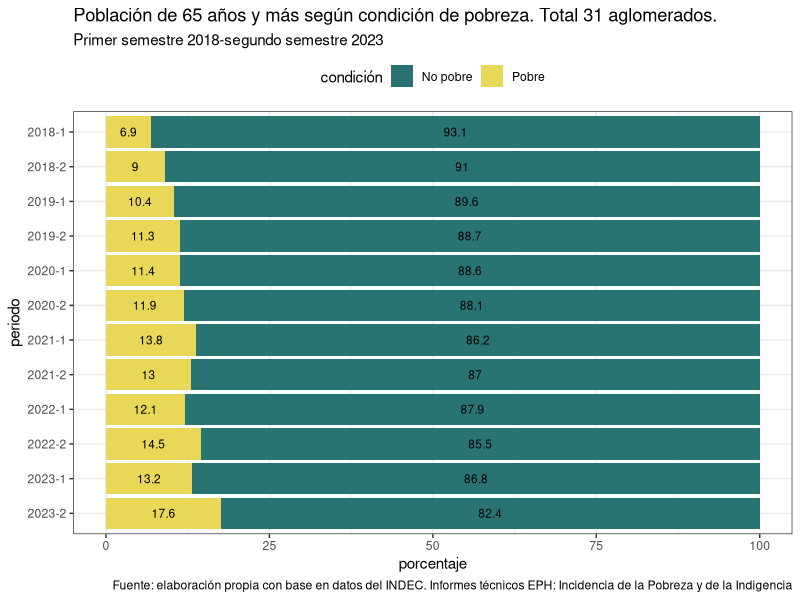
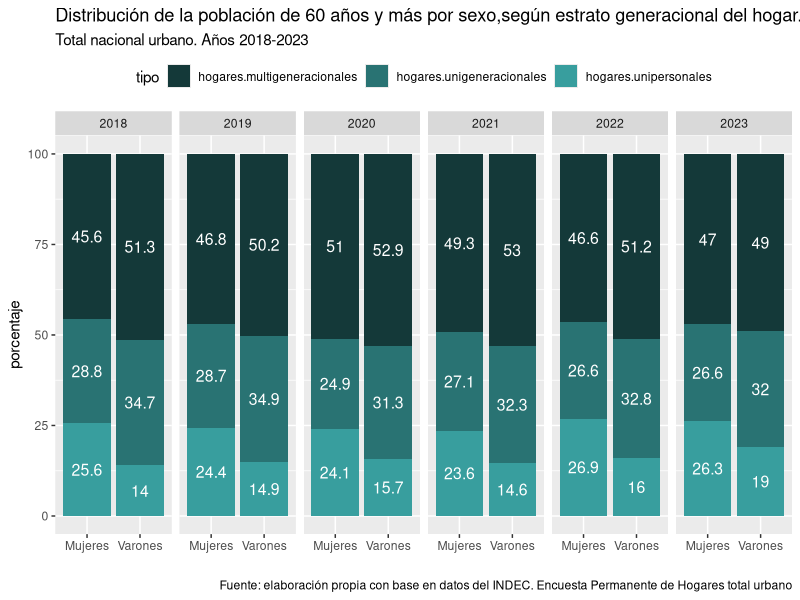
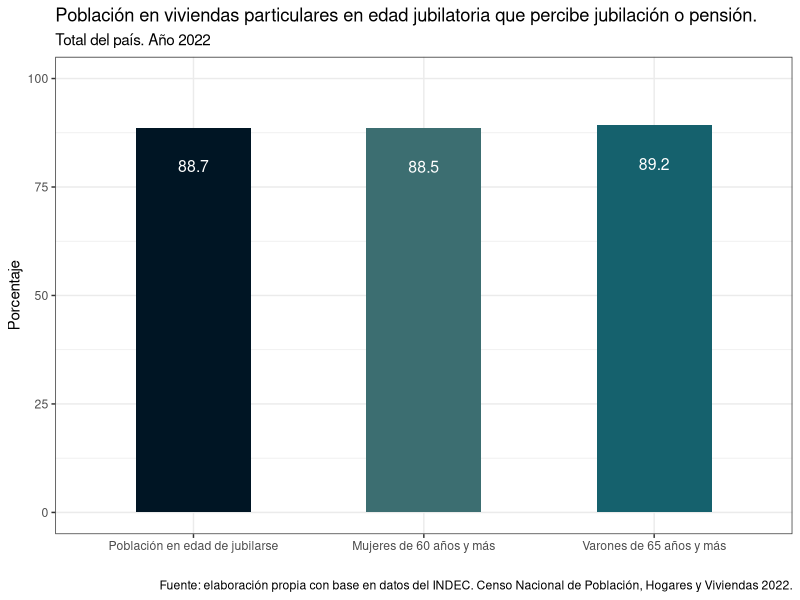
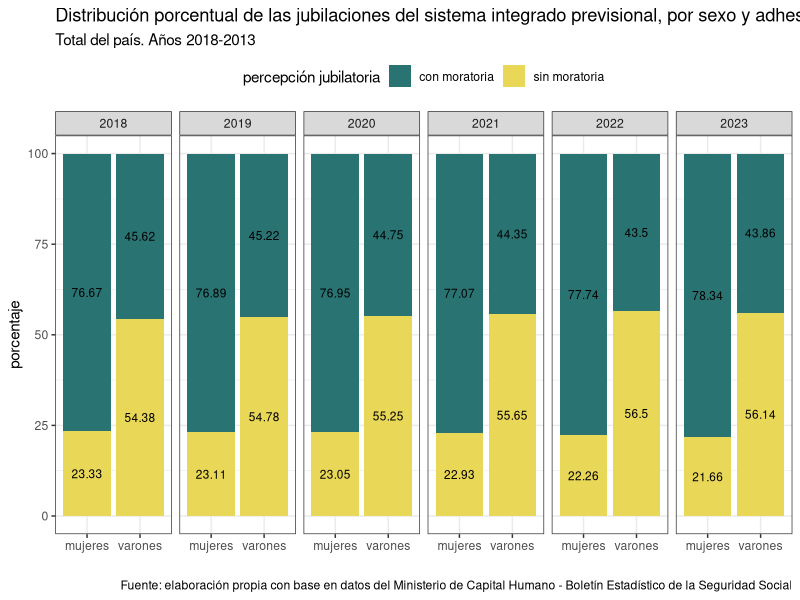
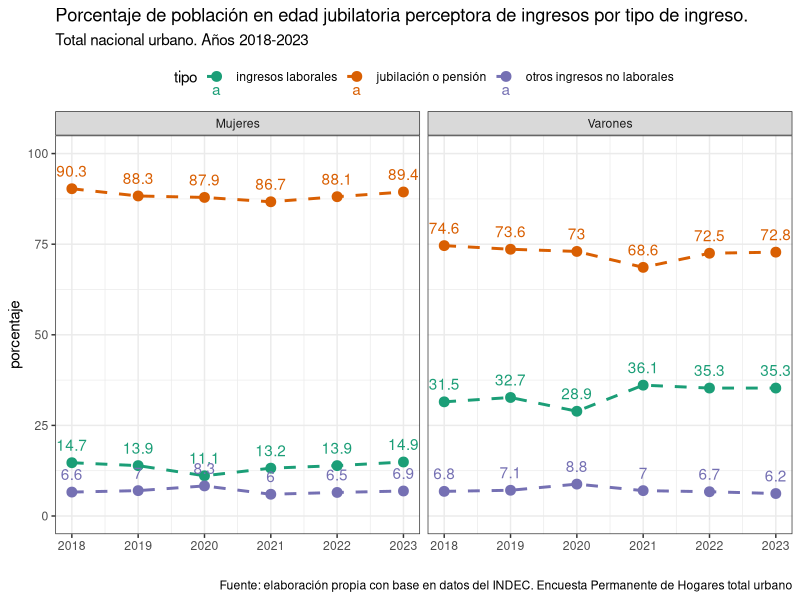

R code for these plots, in order:
## ---- chunk 1
library(tidyverse)
library(openxlsx)

# EPH
pobreza <- read.xlsx("data/datos.xlsx", sheet = "pobreza")
estrato <- read.xlsx("data/datos.xlsx", sheet = "estrato")
ingresos  <- read.xlsx("data/datos.xlsx", sheet = "ingresos")

# CAPITAL HUMANO 
bess <- read.xlsx("data/datos.xlsx", sheet = "bess-1")

# CENSO 
salud  <- read.xlsx("data/datos.xlsx", sheet = "salud")
jubilacion <- read.xlsx("data/datos.xlsx", sheet = "jubilacion")
salud2 <- read.xlsx("data/datos.xlsx", sheet = "salud2")


gpobreza <- pobreza %>% 
  select(1:2,5:6) %>% 
  pivot_longer(cols = c(3:4), names_to = "pobreza", values_to = "value") %>% 
  mutate(periodo =  paste0(anio, "-", semestre),
         pobreza = ifelse(pobreza == "no_pobres", "No pobre", "Pobre")) 


ggplot(gpobreza, aes(periodo, value, fill = pobreza)) +
  geom_col() +
  scale_fill_manual(values = c("#297373", "#e9d758")) +
  theme_bw() +
  theme(
    legend.position = "top"
  ) +
  coord_flip() +
  scale_x_discrete(limits=rev) +
  geom_text(aes(label = value, group = pobreza), 
            position = position_stack(vjust = 0.5), 
            size = 3, colour = "black") +
  labs(
    x = "periodo",
    y = "porcentaje",
    fill = "condición",
    title = "Población de 65 años y más según condición de pobreza. Total 31 aglomerados.",
    subtitle = "Primer semestre 2018-segundo semestre 2023",
    caption = "Fuente: elaboración propia con base en datos del INDEC. Informes técnicos EPH: Incidencia de la Pobreza y de la Indigencia"
  )
## ---- chunk 2

estrato <- estrato %>% 
  filter(Grupo ==  "Total",
         Sexo != "Total") %>% 
  select(1, 3, 9:11) %>% 
  pivot_longer(cols = c(3:5), names_to = "tipo", values_to = "porcentaje")




ggplot(estrato, aes(Sexo, porcentaje, fill = tipo)) +
  geom_col() +
 scale_fill_manual(values = c("#143939","#297373", "#389e9e"))+
 facet_grid(~ANO4) +
#   theme_light() +
  labs(
    title = "Distribución de la población de 60 años y más por sexo,según estrato generacional del hogar.",
    subtitle = "Total nacional urbano. Años 2018-2023",
    y = "porcentaje",
    caption = "Fuente: elaboración propia con base en datos del INDEC. Encuesta Permanente de Hogares total urbano",
    x = " "
  ) +
  geom_text(aes(label = porcentaje, group = Sexo),
            position = position_stack(vjust = .5),size = 4, colour = "white") +
 theme(legend.position = "top")
## ---- chunk 3
jubilacion <- jubilacion %>% 
  mutate(sexo = factor(sexo, levels = c("total", "mujeres", "varones")),
         cobertura = case_when(
           sexo == "total" ~ "Población en edad de jubilarse",
           sexo == "mujeres" ~ "Mujeres de 60 años y más",
           sexo == "varones" ~ "Varones de 65 años y más"),
         cobertura = fct_relevel(cobertura, c("Población en edad de jubilarse", 
                                              "Mujeres de 60 años y más", 
                                              "Varones de 65 años y más")))

ggplot(jubilacion, aes(cobertura, porcentaje, fill = sexo)) +
  geom_col(width = 0.5) +
  ylim(c(0,100)) +
  #scale_fill_manual(values = c("#fb8b24","#d90368","#820263")) +
  scale_fill_manual(values = c("#001524","#3c6e71","#15616d")) +
  theme_bw() +
  theme(
    legend.position = "none"
  ) +
  geom_text(aes(label = porcentaje), 
            position = position_stack(vjust = 0.9), 
            size = 4, colour = "white") +
  labs(
    x = " ",
    y =  "Porcentaje",
    title = "Población en viviendas particulares en edad jubilatoria que percibe jubilación o pensión.",
    subtitle = "Total del país. Año 2022",
    caption = "Fuente: elaboración propia con base en datos del INDEC. Censo Nacional de Población, Hogares y Viviendas 2022."
  )
## ---- chunk 4
gbess <- bess %>% 
  filter(ano %in% c(2018:2023)) %>% 
  mutate(pp_con_v = round(con_moratoria_v/total_v*100,2),
         pp_sin_v = round(sin_moratoria_v/total_v*100,2),
         pp_con_m = round(con_moratoria_m/total_m*100,2),
         pp_sin_m = round(sin_moratoria_m/total_m*100,2)
         ) %>% 
  select(1, 8:11) %>% 
  pivot_longer(cols = c(2:5),names_to = "porcentaje", values_to = "value") %>% 
  mutate(sexo = case_when(porcentaje %in% c("pp_con_m","pp_sin_m") ~ "mujeres",
                          TRUE ~ "varones"),
         jubilacion =  case_when(porcentaje %in% c("pp_con_m","pp_con_v") ~ "con moratoria",
                          TRUE ~ "sin moratoria")
         )


ggplot(gbess, aes(sexo, value, fill = jubilacion))+
  geom_col() +
  facet_wrap(~ ano, nrow = 1) +
  #coord_flip() +
  #scale_fill_brewer(palette = "Set2") +
  scale_fill_manual(values = c("#297373", "#e9d758")) +
  theme_bw() +
  theme(
    legend.position = "top"
  ) +
  geom_text(aes(label = value, group = jubilacion), 
            position = position_stack(vjust = 0.5), 
            size = 3, colour = "black") +
  labs(
    x = " ",
    y = "porcentaje",
    fill = "percepción jubilatoria",
    title = "Distribución porcentual de las jubilaciones del sistema integrado previsional, por sexo y adhesión a moratoria.",
    subtitle = "Total del país. Años 2018-2013",
    caption = "Fuente: elaboración propia con base en datos del Ministerio de Capital Humano - Boletín Estadístico de la Seguridad Social")
## ---- chunk 5
ingresos <- ingresos %>% 
  filter(CH04 != "Total") %>% 
  select(1,2, 7:9) %>% 
  pivot_longer(cols = c(3:5), names_to = "tipo", values_to = "porcentaje") %>% 
  mutate(tipo = 
           case_when(tipo == "Ingresos.laborales" ~ "ingresos laborales",
                     tipo == "Jubilación.o.pensión" ~ "jubilación o pensión",
                     tipo == "Otros.ingresos.no.laborales" ~ "otros ingresos no laborales")) %>% 
  rename(ano = "Año", sexo =  CH04)


ggplot(ingresos, aes(ano, porcentaje, group = tipo, colour = tipo)) +
  geom_point(size = 3) +
  geom_line(linetype = 2,linewidth = 1) +
  facet_wrap(~sexo) +
  ylim(c(0,100)) +
 # scale_color_manual(values = c("#143939","#297373", "#389e9e"))+
 scale_color_brewer(palette = "Dark2") +
 theme_bw() +
  labs(
    title = "Porcentaje de población en edad jubilatoria perceptora de ingresos por tipo de ingreso.",
    subtitle = "Total nacional urbano. Años 2018-2023",
    y = "porcentaje",
    caption = "Fuente: elaboración propia con base en datos del INDEC. Encuesta Permanente de Hogares total urbano",
    x = " "
  ) +
  geom_text(aes(label = porcentaje, group = tipo),vjust = -1) +
 theme(legend.position = "top")

